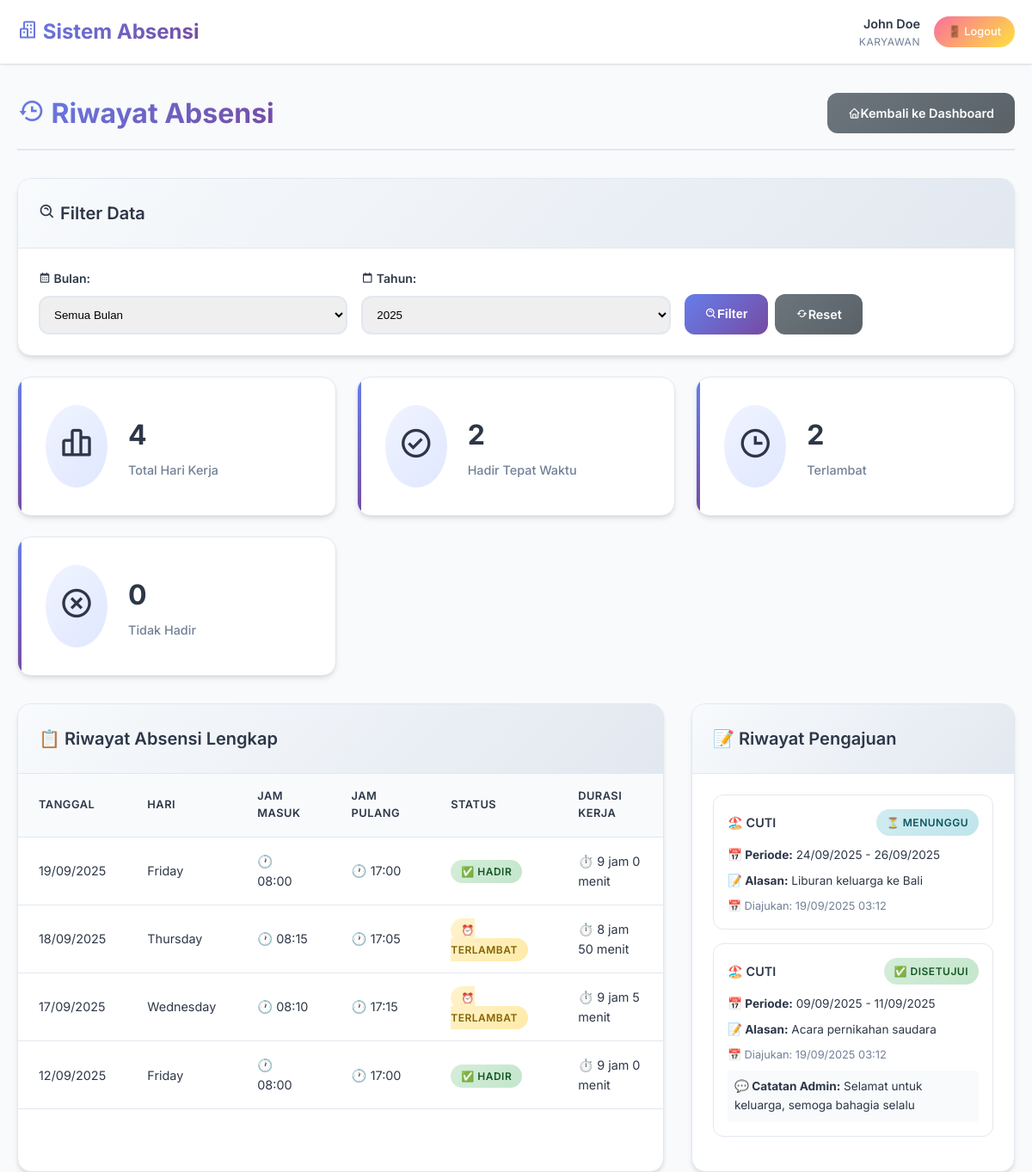
The app's page /employee/history.php (signed in) with its own data.
### tables this page shows
CREATE TABLE attendance (
    id INT AUTO_INCREMENT PRIMARY KEY,
    user_id INT NOT NULL,
    date DATE NOT NULL,
    check_in TIME,
    check_out TIME,
    status ENUM('present', 'late', 'absent') DEFAULT 'present',
    notes TEXT,
    created_at TIMESTAMP DEFAULT CURRENT_TIMESTAMP,
    updated_at TIMESTAMP DEFAULT CURRENT_TIMESTAMP ON UPDATE CURRENT_TIMESTAMP,
    FOREIGN KEY (user_id) REFERENCES users(id) ON DELETE CASCADE,
    UNIQUE KEY unique_user_date (user_id, date),
    INDEX idx_date (date),
    INDEX idx_user_date (user_id, date)
);

CREATE TABLE leave_requests (
    id INT AUTO_INCREMENT PRIMARY KEY,
    user_id INT NOT NULL,
    start_date DATE NOT NULL,
    end_date DATE NOT NULL,
    type ENUM('cuti', 'izin') NOT NULL,
    reason TEXT NOT NULL,
    status ENUM('pending', 'approved', 'rejected') DEFAULT 'pending',
    admin_notes TEXT,
    created_at TIMESTAMP DEFAULT CURRENT_TIMESTAMP,
    updated_at TIMESTAMP DEFAULT CURRENT_TIMESTAMP ON UPDATE CURRENT_TIMESTAMP,
    FOREIGN KEY (user_id) REFERENCES users(id) ON DELETE CASCADE,
    INDEX idx_status (status),
    INDEX idx_user_status (user_id, status)
);

### employee/history.php (the view, shortened to what this page needs)
<?php
require_once '../config/database.php';
$user_id = $_SESSION['user_id'];
$year_filter = $_GET['year'] ?? date('Y');
$where_conditions = ["user_id = ?"];
$params = [$user_id];
if ($year_filter) {
    $where_conditions[] = "YEAR(date) = ?";
    $params[] = $year_filter;
}
$where_clause = "WHERE " . implode(" AND ", $where_conditions);
$stmt = $pdo->prepare("
    SELECT * FROM attendance
    $where_clause
    ORDER BY date DESC
");
$stmt->execute($params);
$attendance_records = $stmt->fetchAll();
$stmt = $pdo->prepare("
    SELECT
        COUNT(*) as total_days,
        SUM(CASE WHEN status = 'present' THEN 1 ELSE 0 END) as present_days,
        SUM(CASE WHEN status = 'late' THEN 1 ELSE 0 END) as late_days,
        SUM(CASE WHEN status = 'absent' THEN 1 ELSE 0 END) as absent_days
    FROM attendance
    $where_clause
");
$stmt->execute($params);
$stats = $stmt->fetch();
$stmt = $pdo->prepare("
    SELECT * FROM leave_requests
    WHERE user_id = ?
    ORDER BY created_at DESC
");
$stmt->execute([$user_id]);
$leave_requests = $stmt->fetchAll();
?>
<!DOCTYPE html>
<html lang="id">
<head>
    <link rel="stylesheet" href="../assets/css/style.css">
    <link href='https://unpkg.com/boxicons@2.1.4/css/boxicons.min.css' rel='stylesheet'>
</head>
<body>
    <nav class="navbar">
        <div class="container">
            <div class="navbar-content">
                <div class="navbar-brand">
                    <h2><i class='bx bx-buildings'></i> Sistem Absensi</h2>
                </div>
                <div class="navbar-user">
                    <div class="user-info">
                        <div class="user-name"><?php echo htmlspecialchars($_SESSION['full_name']); ?></div>
                        <div class="user-role">Karyawan</div>
                    </div>
                    <a href="../logout.php" class="btn-logout">🚪 Logout</a>
                </div>
            </div>
        </div>
    </nav>
    <div class="container" style="padding-top: 2rem;">
        <div class="content-header">
            <h1><i class='bx bx-history'></i> Riwayat Absensi</h1>
            <a href="dashboard.php" class="btn btn-secondary"><i class='bx bx-home'></i> Kembali ke Dashboard</a>
        </div>
        <div class="card mb-6">
            <div class="card-header">
                <h2><i class='bx bx-search-alt'></i> Filter Data</h2>
            </div>
            <div class="card-content">
                <form method="GET" style="display: grid; grid-template-columns: repeat(auto-fit, minmax(200px, 1fr)); gap: 1rem; align-items: end;">
                    <div>
                        <label for="month" style="display: block; margin-bottom: 0.5rem; font-weight: 600;"><i class='bx bx-calendar'></i> Bulan:</label>
                        <select id="month" name="month" style="width: 100%; padding: 0.75rem; border: 2px solid var(--border-color); border-radius: var(--border-radius);">
                            <option value="">Semua Bulan</option>
                        </select>
                    </div>
                    <div>
                        <label for="year" style="display: block; margin-bottom: 0.5rem; font-weight: 600;"><i class='bx bx-calendar-alt'></i> Tahun:</label>
                        <select id="year" name="year" style="width: 100%; padding: 0.75rem; border: 2px solid var(--border-color); border-radius: var(--border-radius);">
                            <?php for ($i = date('Y'); $i >= date('Y') - 5; $i--): ?>
                                <option value="<?php echo $i; ?>" <?php echo $year_filter == $i ? 'selected' : ''; ?>>
                                    <?php echo $i; ?>
                                </option>
                            <?php endfor; ?>
                        </select>
                    </div>
                    <div style="display: flex; gap: 0.5rem;">
                        <button type="submit" class="btn btn-primary"><i class='bx bx-search-alt'></i> Filter</button>
                        <a href="history.php" class="btn btn-secondary"><i class='bx bx-refresh'></i> Reset</a>
                    </div>
                </form>
            </div>
        </div>
        <div class="stats-grid mb-6">
            <div class="stat-card">
                <div class="stat-icon"><i class='bx bx-bar-chart-alt-2'></i></div>
                <div class="stat-info">
                    <h3><?php echo $stats['total_days']; ?></h3>
                    <p>Total Hari Kerja</p>
                </div>
            </div>
            <div class="stat-card">
                <div class="stat-icon"><i class='bx bx-check-circle'></i></div>
                <div class="stat-info">
                    <h3><?php echo $stats['present_days']; ?></h3>
                    <p>Hadir Tepat Waktu</p>
                </div>
            </div>
            <div class="stat-card">
                <div class="stat-icon"><i class='bx bx-time'></i></div>
                <div class="stat-info">
                    <h3><?php echo $stats['late_days']; ?></h3>
                    <p>Terlambat</p>
                </div>
            </div>
            <div class="stat-card">
                <div class="stat-icon"><i class='bx bx-x-circle'></i></div>
                <div class="stat-info">
                    <h3><?php echo $stats['absent_days']; ?></h3>
                    <p>Tidak Hadir</p>
                </div>
            </div>
        </div>
        <div style="display: grid; grid-template-columns: 2fr 1fr; gap: 2rem;">
            <div class="table-container">
                <div class="table-header">
                    <h2>📋 Riwayat Absensi Lengkap</h2>
                </div>
                <table>
                    <thead>
                        <tr>
                            <th>Tanggal</th>
                            <th>Hari</th>
                            <th>Jam Masuk</th>
                            <th>Jam Pulang</th>
                            <th>Status</th>
                            <th>Durasi Kerja</th>
                        </tr>
                    </thead>
                    <tbody>
                        <?php if (empty($attendance_records)): ?>
                        <tr>
                            <td colspan="6" class="text-center" style="padding: 3rem;">
                                📭 Tidak ada data absensi untuk periode yang dipilih
                            </td>
                        </tr>
                        <?php else: ?>
                            <?php foreach ($attendance_records as $record): ?>
                            <tr>
                                <td><?php echo date('d/m/Y', strtotime($record['date'])); ?></td>
                                <td><?php echo date('l', strtotime($record['date'])); ?></td>
                                <td>
                                    <?php echo $record['check_in'] ? '🕐 ' . date('H:i', strtotime($record['check_in'])) : '➖'; ?>
                                </td>
                                <td>
                                    <?php echo $record['check_out'] ? '🕐 ' . date('H:i', strtotime($record['check_out'])) : '➖'; ?>
                                </td>
                                <td>
                                    <span class="status-badge status-<?php echo $record['status']; ?>">
                                        <?php
                                        $status_icons = [
                                            'present' => '✅ Hadir',
                                            'late' => '⏰ Terlambat',
                                            'absent' => '❌ Tidak Hadir'
                                        ];
                                        echo $status_icons[$record['status']];
                                        ?>
                                    </span>
                                </td>
                                <td>
                                    <?php
                                    if ($record['check_in'] && $record['check_out']) {
                                        $start = new DateTime($record['check_in']);
                                        $end = new DateTime($record['check_out']);
                                        $duration = $start->diff($end);
                                        echo '⏱️ ' . $duration->format('%h jam %i menit');
                                    } else {
                                        echo '➖';
                                    }
                                    ?>
                                </td>
                            </tr>
                            <?php endforeach; ?>
                        <?php endif; ?>
                    </tbody>
                </table>
            </div>
            <div class="card">
                <div class="card-header">
                    <h2>📝 Riwayat Pengajuan</h2>
                </div>
                <div class="card-content">
                    <?php if (empty($leave_requests)): ?>
                        <p class="text-center" style="color: var(--text-secondary); padding: 2rem;">
                            📭 Belum ada pengajuan cuti/izin
                        </p>
                    <?php else: ?>
                        <?php foreach ($leave_requests as $request): ?>
                        <div style="border: 1px solid var(--border-color); border-radius: var(--border-radius); padding: 1rem; margin-bottom: 1rem;">
                            <div style="display: flex; justify-content: space-between; align-items: center; margin-bottom: 0.75rem;">
                                <span style="font-weight: 600; text-transform: uppercase; font-size: 0.9rem;">
                                    <?php echo $request['type'] === 'cuti' ? '🏖️ Cuti' : '📋 Izin'; ?>
                                </span>
                                <span class="status-badge status-<?php echo $request['status']; ?>">
                                    <?php
                                    $status_icons = [
                                        'pending' => '⏳ Menunggu',
                                        'approved' => '✅ Disetujui',
                                        'rejected' => '❌ Ditolak'
                                    ];
                                    echo $status_icons[$request['status']];
                                    ?>
                                </span>
                            </div>
                            <p style="font-size: 0.85rem; margin-bottom: 0.5rem;">
                                <strong>📅 Periode:</strong> <?php echo date('d/m/Y', strtotime($request['start_date'])); ?> - <?php echo date('d/m/Y', strtotime($request['end_date'])); ?>
                            </p>
                            <p style="font-size: 0.85rem; margin-bottom: 0.5rem;">
                                <strong>📝 Alasan:</strong> <?php echo htmlspecialchars($request['reason']); ?>
                            </p>
                            <p style="font-size: 0.8rem; color: var(--text-secondary);">
                                📅 Diajukan: <?php echo date('d/m/Y H:i', strtotime($request['created_at'])); ?>
                            </p>
                            <?php if ($request['admin_notes']): ?>
                                <p style="font-size: 0.85rem; margin-top: 0.5rem; padding: 0.5rem; background: #f8fafc; border-radius: 4px;">
                                    <strong>💬 Catatan Admin:</strong> <?php echo htmlspecialchars($request['admin_notes']); ?>
                                </p>
                            <?php endif; ?>
                        </div>
                        <?php endforeach; ?>
                    <?php endif; ?>
                </div>
            </div>
        </div>
    </div>
</body>
</html>

### records on screen
attendance: date "19/09/2025", date "Friday", check_in "08:00", check_out "17:00", status "✅ HADIR", $duration->format('%h jam %i menit') "9 jam 0 menit"
attendance: date "18/09/2025", date "Thursday", check_in "08:15", check_out "17:05", status "⏰ TERLAMBAT", $duration->format('%h jam %i menit') "8 jam 50 menit"
attendance: date "17/09/2025", date "Wednesday", check_in "08:10", check_out "17:15", status "⏰ TERLAMBAT", $duration->format('%h jam %i menit') "9 jam 5 menit"
attendance: date "12/09/2025", date "Friday", check_in "08:00", check_out "17:00", status "✅ HADIR", $duration->format('%h jam %i menit') "9 jam 0 menit"
leave_requests: type "🏖️ CUTI", status "⏳ MENUNGGU", start_date "24/09/2025", end_date "26/09/2025", reason "Liburan keluarga ke Bali", created_at "19/09/2025 03:12"
leave_requests: type "🏖️ CUTI", status "✅ DISETUJUI", start_date "09/09/2025", end_date "11/09/2025", reason "Acara pernikahan saudara", created_at "19/09/2025 03:12", admin_notes "Selamat untuk keluarga, semoga bahagia selalu"

### other values on screen
$_SESSION['full_name'] "John Doe"
$stats['total_days'] "4"
$stats['present_days'] "2"
$stats['late_days'] "2"
$stats['absent_days'] "0"
form field year "2025"
